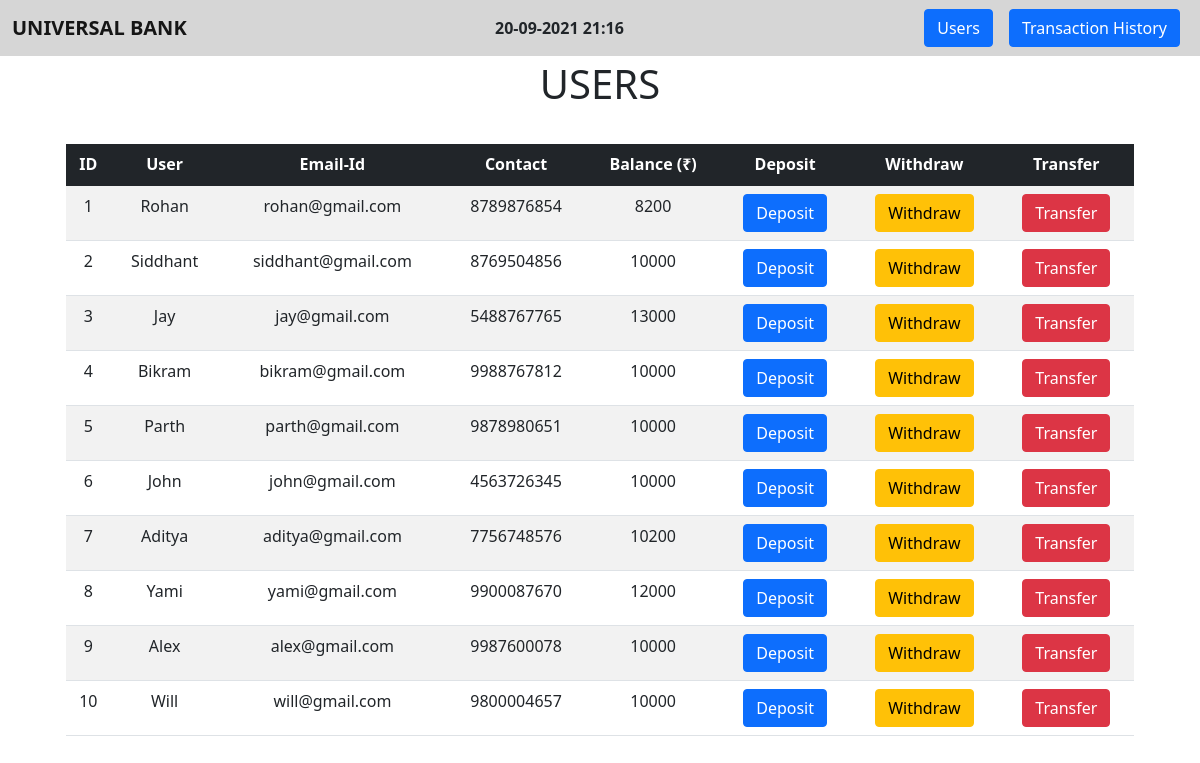
/users/, run on the app's committed database.
### bank/models.py (models this page shows, shortened)
class User(models.Model):
    username = models.CharField(max_length=30)
    email_id = models.EmailField()
    contact = models.IntegerField()
    balance = models.IntegerField("Balance (₹)")

### bank/views.py (the view)
# urls.py: path("users/", views.UsersPage, name="Users"),
def UsersPage(request):
    data = User.objects.all()
    return render(request, 'users.html', {"data" : data})

### templates/users.html (shortened to what this page needs)
{% extends 'base.html' %}
{% block body %}
<div class="container-fluid text-Dark py-1 text-center">
    <h1>USERS</h1>
</div>
<div class="container row text-center py-4" style="margin: auto;">
    <div class="col-md-12">
        <table class="table table-striped table-hover">
            <thead class="table-dark">
                <th>ID</th>
                <th>User</th>
                <th>Email-Id</th>
                <th>Contact</th>
                <th>Balance (₹)</th>
                <th>Deposit</th>
                <th>Withdraw</th>
                <th>Transfer</th>
            </thead>
            <tbody>
                {% for i in data %}
                    <tr>
                        <td>{{i.id}}</td>
                        <td>{{i.username}}</td>
                        <td>{{i.email_id}}</td>
                        <td>{{i.contact}}</td>
                        <td>{{i.balance}}</td>
                        <td><a href="{% url 'Deposit' i.id %}" class="btn btn-primary">Deposit</a></td>
                        <td><a href="{% url 'Withdraw' i.id %}" class="btn btn-warning">Withdraw</a></td>
                        <td><a href="{% url 'Transfer' i.id %}" class="btn btn-danger">Transfer</a></td>
                    </tr>
                {% endfor %}
            </tbody>
        </table>
    </div>
</div>
{% endblock body %}

### templates/base.html (shortened to what this page needs)
<!DOCTYPE html>
<html lang="en">
<head>
    <link href="https://cdn.jsdelivr.net/npm/bootstrap@5.1.1/dist/css/bootstrap.min.css" rel="stylesheet"
>
</head>
<body>
    <nav class="navbar navbar-light" style="background-color: rgb(214, 214, 214);">
        <div class="container-fluid">
            <a class="navbar-brand" href="{% url 'Home' %}"><b>UNIVERSAL BANK</b></a>
            <strong>{% now "d-m-Y H:i" %}</strong>
            <form class="d-flex">
                <a class="btn btn-primary mx-2" href="{% url 'Users' %}" role="button">Users</a>
                <a class="btn btn-primary mx-2" href="{% url 'History' %}" role="button">Transaction History</a>
            </form>
        </div>
    </nav>
    {% block body %} {% endblock body %}
</body>
</html>

### data on the page
User: id "1", username "Rohan", email_id "rohan@gmail.com", contact "8789876854", balance "8200"
User: id "2", username "Siddhant", email_id "siddhant@gmail.com", contact "8769504856", balance "10000"
User: id "3", username "Jay", email_id "jay@gmail.com", contact "5488767765", balance "13000"
User: id "4", username "Bikram", email_id "bikram@gmail.com", contact "9988767812", balance "10000"
User: id "5", username "Parth", email_id "parth@gmail.com", contact "9878980651", balance "10000"
User: id "6", username "John", email_id "john@gmail.com", contact "4563726345", balance "10000"
User: id "7", username "Aditya", email_id "aditya@gmail.com", contact "7756748576", balance "10200"
User: id "8", username "Yami", email_id "yami@gmail.com", contact "9900087670", balance "12000"
User: id "9", username "Alex", email_id "alex@gmail.com", contact "9987600078", balance "10000"
User: id "10", username "Will", email_id "will@gmail.com", contact "9800004657", balance "10000"
